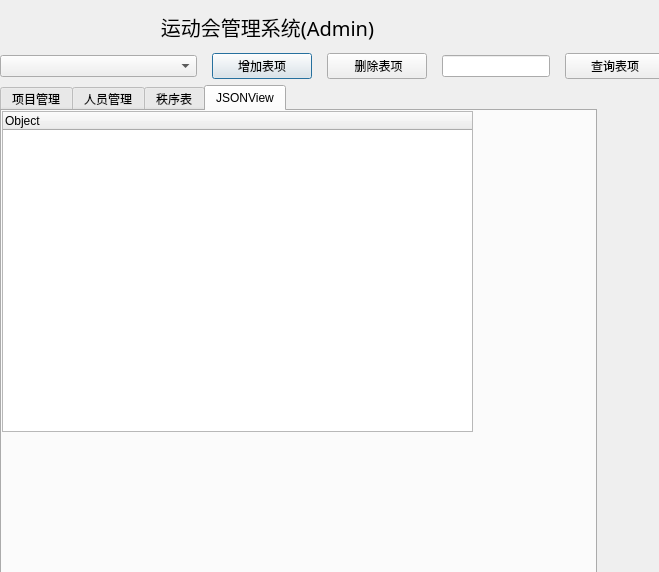
<?xml version="1.0" encoding="UTF-8"?>
<ui version="4.0">
 <class>Dialog</class>
 <widget class="QDialog" name="Dialog">
  <property name="geometry">
   <rect>
    <x>0</x>
    <y>0</y>
    <width>659</width>
    <height>572</height>
   </rect>
  </property>
  <property name="windowTitle">
   <string>Dialog</string>
  </property>
  <widget class="QWidget" name="widget_main" native="true">
   <property name="geometry">
    <rect>
     <x>0</x>
     <y>53</y>
     <width>665</width>
     <height>527</height>
    </rect>
   </property>
   <property name="styleSheet">
    <string notr="true">font: 10pt &quot;微软雅黑&quot;;</string>
   </property>
   <layout class="QVBoxLayout" name="verticalLayout_2">
    <item>
     <layout class="QHBoxLayout" name="horizontalLayout" stretch="5,0,0,0,0">
      <property name="spacing">
       <number>15</number>
      </property>
      <property name="leftMargin">
       <number>0</number>
      </property>
      <item>
       <widget class="QComboBox" name="comboBox"/>
      </item>
      <item>
       <widget class="QPushButton" name="pushButton_Add">
        <property name="minimumSize">
         <size>
          <width>100</width>
          <height>0</height>
         </size>
        </property>
        <property name="text">
         <string notr="true">增加表项</string>
        </property>
       </widget>
      </item>
      <item>
       <widget class="QPushButton" name="pushButton_Delet">
        <property name="minimumSize">
         <size>
          <width>100</width>
          <height>0</height>
         </size>
        </property>
        <property name="text">
         <string> 删除表项</string>
        </property>
       </widget>
      </item>
      <item>
       <widget class="QLineEdit" name="lineEdit">
        <property name="enabled">
         <bool>true</bool>
        </property>
       </widget>
      </item>
      <item>
       <widget class="QPushButton" name="pushButton_Search">
        <property name="minimumSize">
         <size>
          <width>100</width>
          <height>0</height>
         </size>
        </property>
        <property name="text">
         <string>查询表项</string>
        </property>
       </widget>
      </item>
     </layout>
    </item>
    <item>
     <widget class="QTabWidget" name="tabWidget">
      <property name="maximumSize">
       <size>
        <width>597</width>
        <height>16777215</height>
       </size>
      </property>
      <property name="currentIndex">
       <number>3</number>
      </property>
      <property name="movable">
       <bool>false</bool>
      </property>
      <property name="tabBarAutoHide">
       <bool>false</bool>
      </property>
      <widget class="QWidget" name="tab_Event">
       <attribute name="title">
        <string>项目管理</string>
       </attribute>
       <layout class="QHBoxLayout" name="horizontalLayout_2">
        <item>
         <widget class="QTableWidget" name="table_Event">
          <property name="selectionBehavior">
           <enum>QAbstractItemView::SelectRows</enum>
          </property>
          <property name="gridStyle">
           <enum>Qt::SolidLine</enum>
          </property>
          <property name="sortingEnabled">
           <bool>true</bool>
          </property>
          <property name="rowCount">
           <number>0</number>
          </property>
          <property name="columnCount">
           <number>4</number>
          </property>
          <attribute name="horizontalHeaderCascadingSectionResizes">
           <bool>false</bool>
          </attribute>
          <attribute name="horizontalHeaderDefaultSectionSize">
           <number>150</number>
          </attribute>
          <attribute name="horizontalHeaderStretchLastSection">
           <bool>true</bool>
          </attribute>
          <attribute name="verticalHeaderCascadingSectionResizes">
           <bool>false</bool>
          </attribute>
          <column>
           <property name="text">
            <string>项目名称</string>
           </property>
          </column>
          <column>
           <property name="text">
            <string>项目时间</string>
           </property>
          </column>
          <column>
           <property name="text">
            <string>项目参赛人数</string>
           </property>
          </column>
          <column>
           <property name="text">
            <string>项目ID</string>
           </property>
          </column>
         </widget>
        </item>
       </layout>
      </widget>
      <widget class="QWidget" name="tab_Candidate">
       <attribute name="title">
        <string>人员管理</string>
       </attribute>
       <layout class="QHBoxLayout" name="horizontalLayout_3">
        <item>
         <widget class="QTableWidget" name="table_Candidate">
          <property name="selectionBehavior">
           <enum>QAbstractItemView::SelectRows</enum>
          </property>
          <property name="sortingEnabled">
           <bool>true</bool>
          </property>
          <property name="rowCount">
           <number>0</number>
          </property>
          <attribute name="horizontalHeaderDefaultSectionSize">
           <number>120</number>
          </attribute>
          <attribute name="horizontalHeaderStretchLastSection">
           <bool>true</bool>
          </attribute>
          <column>
           <property name="text">
            <string>项目名称</string>
           </property>
          </column>
          <column>
           <property name="text">
            <string>参赛者名称</string>
           </property>
          </column>
          <column>
           <property name="text">
            <string>参赛者学院</string>
           </property>
          </column>
          <column>
           <property name="text">
            <string>参赛者成绩</string>
           </property>
          </column>
          <column>
           <property name="text">
            <string>参赛者ID</string>
           </property>
          </column>
         </widget>
        </item>
       </layout>
      </widget>
      <widget class="QWidget" name="tab_Table">
       <attribute name="title">
        <string>秩序表</string>
       </attribute>
      </widget>
      <widget class="QWidget" name="tab_JSONView">
       <attribute name="title">
        <string>JSONView</string>
       </attribute>
       <widget class="QTreeWidget" name="treeWidget">
        <property name="geometry">
         <rect>
          <x>0</x>
          <y>0</y>
          <width>471</width>
          <height>321</height>
         </rect>
        </property>
        <attribute name="headerDefaultSectionSize">
         <number>250</number>
        </attribute>
        <column>
         <property name="text">
          <string>Object</string>
         </property>
        </column>
       </widget>
      </widget>
     </widget>
    </item>
   </layout>
  </widget>
  <widget class="QWidget" name="widget_title" native="true">
   <property name="geometry">
    <rect>
     <x>0</x>
     <y>10</y>
     <width>665</width>
     <height>33</height>
    </rect>
   </property>
   <property name="sizePolicy">
    <sizepolicy hsizetype="Preferred" vsizetype="Fixed">
     <horstretch>0</horstretch>
     <verstretch>0</verstretch>
    </sizepolicy>
   </property>
   <property name="minimumSize">
    <size>
     <width>100</width>
     <height>33</height>
    </size>
   </property>
   <layout class="QHBoxLayout" name="horizontalLayout_5">
    <property name="spacing">
     <number>0</number>
    </property>
    <property name="leftMargin">
     <number>0</number>
    </property>
    <property name="topMargin">
     <number>0</number>
    </property>
    <property name="rightMargin">
     <number>0</number>
    </property>
    <property name="bottomMargin">
     <number>0</number>
    </property>
    <item>
     <widget class="QLabel" name="lab_Ico">
      <property name="sizePolicy">
       <sizepolicy hsizetype="Minimum" vsizetype="Preferred">
        <horstretch>0</horstretch>
        <verstretch>0</verstretch>
       </sizepolicy>
      </property>
      <property name="minimumSize">
       <size>
        <width>30</width>
        <height>0</height>
       </size>
      </property>
      <property name="text">
       <string/>
      </property>
      <property name="alignment">
       <set>Qt::AlignCenter</set>
      </property>
     </widget>
    </item>
    <item>
     <widget class="QLabel" name="lab_Title">
      <property name="sizePolicy">
       <sizepolicy hsizetype="Expanding" vsizetype="Preferred">
        <horstretch>0</horstretch>
        <verstretch>0</verstretch>
       </sizepolicy>
      </property>
      <property name="font">
       <font>
        <family>微软雅黑</family>
        <pointsize>15</pointsize>
        <weight>50</weight>
        <italic>false</italic>
        <bold>false</bold>
       </font>
      </property>
      <property name="styleSheet">
       <string notr="true">font: 15pt &quot;微软雅黑&quot;;</string>
      </property>
      <property name="text">
       <string>运动会管理系统(Admin)</string>
      </property>
      <property name="alignment">
       <set>Qt::AlignCenter</set>
      </property>
     </widget>
    </item>
    <item>
     <widget class="QWidget" name="widget_menu" native="true">
      <property name="sizePolicy">
       <sizepolicy hsizetype="Minimum" vsizetype="Preferred">
        <horstretch>0</horstretch>
        <verstretch>0</verstretch>
       </sizepolicy>
      </property>
      <layout class="QHBoxLayout" name="horizontalLayout_6">
       <property name="spacing">
        <number>0</number>
       </property>
       <property name="leftMargin">
        <number>0</number>
       </property>
       <property name="topMargin">
        <number>0</number>
       </property>
       <property name="rightMargin">
        <number>0</number>
       </property>
       <property name="bottomMargin">
        <number>0</number>
       </property>
       <item>
        <widget class="QPushButton" name="btnMenu">
         <property name="sizePolicy">
          <sizepolicy hsizetype="Minimum" vsizetype="Expanding">
           <horstretch>0</horstretch>
           <verstretch>0</verstretch>
          </sizepolicy>
         </property>
         <property name="minimumSize">
          <size>
           <width>31</width>
           <height>0</height>
          </size>
         </property>
         <property name="cursor">
          <cursorShape>ArrowCursor</cursorShape>
         </property>
         <property name="focusPolicy">
          <enum>Qt::NoFocus</enum>
         </property>
         <property name="toolTip">
          <string>菜单</string>
         </property>
         <property name="text">
          <string/>
         </property>
         <property name="flat">
          <bool>true</bool>
         </property>
        </widget>
       </item>
       <item>
        <widget class="QPushButton" name="btnMenu_Min">
         <property name="sizePolicy">
          <sizepolicy hsizetype="Minimum" vsizetype="Expanding">
           <horstretch>0</horstretch>
           <verstretch>0</verstretch>
          </sizepolicy>
         </property>
         <property name="minimumSize">
          <size>
           <width>31</width>
           <height>0</height>
          </size>
         </property>
         <property name="cursor">
          <cursorShape>ArrowCursor</cursorShape>
         </property>
         <property name="focusPolicy">
          <enum>Qt::NoFocus</enum>
         </property>
         <property name="toolTip">
          <string>最小化</string>
         </property>
         <property name="text">
          <string/>
         </property>
         <property name="flat">
          <bool>true</bool>
         </property>
        </widget>
       </item>
       <item>
        <widget class="QPushButton" name="btnMenu_Max">
         <property name="sizePolicy">
          <sizepolicy hsizetype="Minimum" vsizetype="Expanding">
           <horstretch>0</horstretch>
           <verstretch>0</verstretch>
          </sizepolicy>
         </property>
         <property name="minimumSize">
          <size>
           <width>31</width>
           <height>0</height>
          </size>
         </property>
         <property name="cursor">
          <cursorShape>ArrowCursor</cursorShape>
         </property>
         <property name="focusPolicy">
          <enum>Qt::NoFocus</enum>
         </property>
         <property name="toolTip">
          <string>最大化</string>
         </property>
         <property name="text">
          <string/>
         </property>
         <property name="flat">
          <bool>true</bool>
         </property>
        </widget>
       </item>
       <item>
        <widget class="QPushButton" name="btnMenu_Close">
         <property name="sizePolicy">
          <sizepolicy hsizetype="Minimum" vsizetype="Expanding">
           <horstretch>0</horstretch>
           <verstretch>0</verstretch>
          </sizepolicy>
         </property>
         <property name="minimumSize">
          <size>
           <width>40</width>
           <height>0</height>
          </size>
         </property>
         <property name="cursor">
          <cursorShape>ArrowCursor</cursorShape>
         </property>
         <property name="focusPolicy">
          <enum>Qt::NoFocus</enum>
         </property>
         <property name="toolTip">
          <string>关闭</string>
         </property>
         <property name="text">
          <string/>
         </property>
         <property name="flat">
          <bool>true</bool>
         </property>
        </widget>
       </item>
      </layout>
     </widget>
    </item>
   </layout>
  </widget>
 </widget>
 <resources/>
 <connections/>
</ui>
